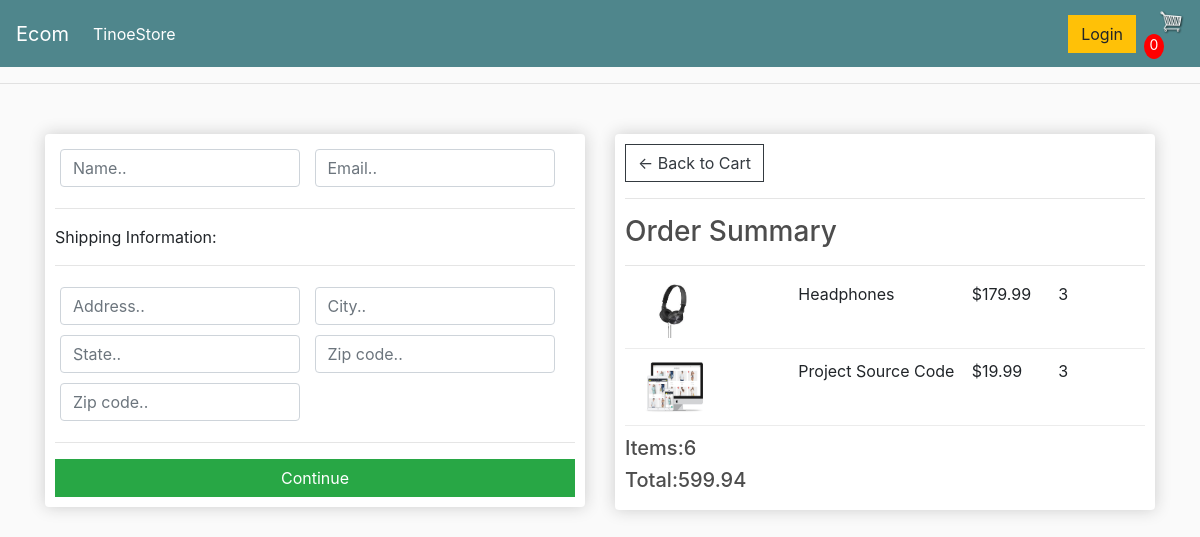
/checkout/ (signed in), run on an earlier commit of the app's database.
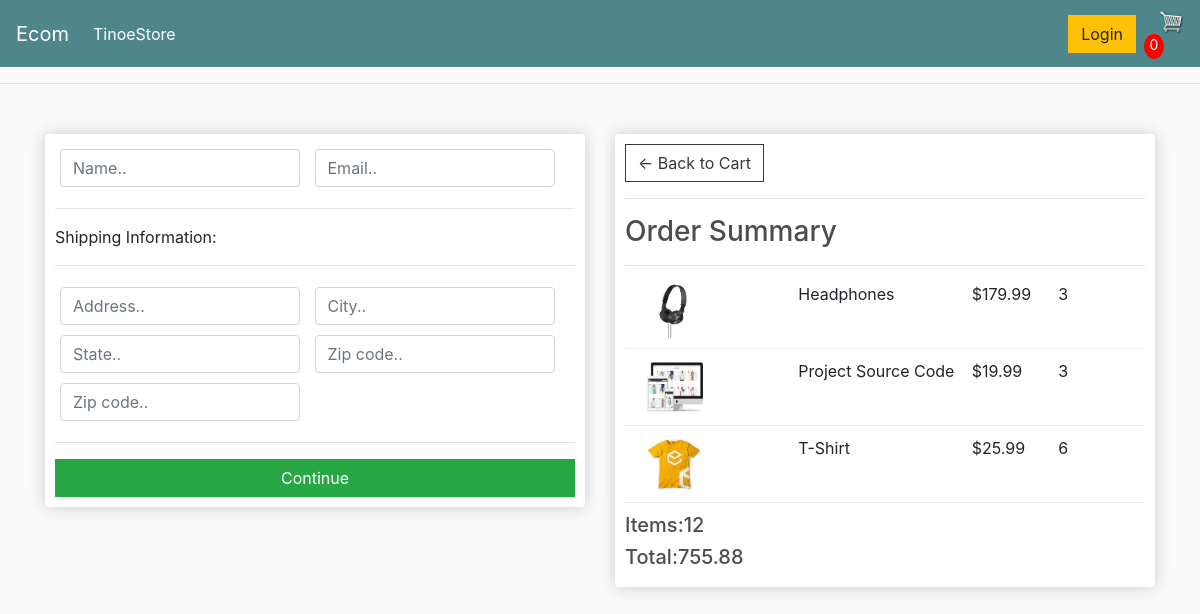
And on a later commit of the database.
### tinoe_store/models.py (models this page shows, shortened)
class OrderItem(models.Model):
	product = models.ForeignKey(Product, on_delete=models.SET_NULL, null=True)
	order = models.ForeignKey(Order, on_delete=models.SET_NULL, null=True)
	quantity = models.IntegerField(default=0, null=True, blank=True)
	date_added = models.DateTimeField(auto_now_add=True)
	@property
	def get_total(self):
		total = self.product.price * self.quantity
		return total

class Product(models.Model):
	name = models.CharField(max_length=200)
	price = models.FloatField()
	digital = models.BooleanField(default=False,null=True, blank=True)
	image = models.ImageField(null=True, blank=True)
	@property
	def imageURL(self):
		try:
			url = self.image.url
		except:
			url = ''
		return url

class Order(models.Model):
	customer = models.ForeignKey(Customer, on_delete=models.SET_NULL, null=True, blank=True)
	date_ordered = models.DateTimeField(auto_now_add=True)
	complete = models.BooleanField(default=False)
	transaction_id = models.CharField(max_length=100, null=True)
	@property
	def get_cart_total(self):
		orderitems = self.orderitem_set.all()
		total = sum([item.get_total for item in orderitems])
		return total
	@property
	def get_cart_items(self):
		orderitems = self.orderitem_set.all()
		total = sum([item.quantity for item in orderitems])
		return total

### tinoe_store/views.py (the view)
# urls.py: path('checkout/', views.checkout, name="checkout"),
def checkout(request):
    if request.user.is_authenticated:
        customer = request.user.customer
        order, created = Order.objects.get_or_create(customer=customer, complete=False)
        items = order.orderitem_set.all()
    else:
        items = []
        order = {'get_cart_total': 0, 'get_cart_items': 0 }
    context = {'items': items, 'order': order}
    return render(request, 'tinoe_store/checkout.html', context)

### tinoe_store/templates/tinoe_store/checkout.html (shortened to what this page needs)
{% extends 'tinoe_store/main.html' %}
{% load static %}
{% block content %}
     <div class="row">
		<div class="col-lg-6">
			<div class="box-element" id="form-wrapper">
				<form id="form">
					<div id="user-info">
						<div class="form-field">
							<input required class="form-control" type="text" name="name" placeholder="Name..">
						</div>
						<div class="form-field">
							<input required class="form-control" type="email" name="email" placeholder="Email..">
						</div>
					</div>
					<div id="shipping-info">
						<hr>
						<p>Shipping Information:</p>
						<hr>
						<div class="form-field">
							<input class="form-control" type="text" name="address" placeholder="Address..">
						</div>
						<div class="form-field">
							<input class="form-control" type="text" name="city" placeholder="City..">
						</div>
						<div class="form-field">
							<input class="form-control" type="text" name="state" placeholder="State..">
						</div>
						<div class="form-field">
							<input class="form-control" type="text" name="zipcode" placeholder="Zip code..">
						</div>
						<div class="form-field">
							<input class="form-control" type="text" name="country" placeholder="Zip code..">
						</div>
					</div>
					<hr>
					<input id="form-button" class="btn btn-success btn-block" type="submit" value="Continue">
				</form>
			</div>
			<br>
		</div>
		<div class="col-lg-6">
			<div class="box-element">
				<a  class="btn btn-outline-dark" href="{% url 'cart' %}">&#x2190; Back to Cart</a>
				<hr>
				<h3>Order Summary</h3>
				<hr>
				{% for item in items %}
				<div class="cart-row">
					<div style="flex:2"><img class="row-image" src="{{item.product.imageURL}}"></div>
					<div style="flex:2"><p>{{item.product.name}}</p></div>
					<div style="flex:1"><p>${{item.product.price}}</p></div>
					<div style="flex:1"><p>{{item.quantity}}</p></div>
				</div>
				{% endfor %}
				<h5>Items:{{order.get_cart_items}}</h5>
				<h5>Total:{{order.get_cart_total | floatformat:2}}</h5>
			</div>
		</div>
	</div>
{% endblock content %}

What changed in the data, as far as the page shows it:
added OrderItem: product.imageURL (picture), product.name "T-Shirt", product.price "25.99", quantity "6"
computed for Order: get_cart_items "6" → "12"; get_cart_total "599.94" → "755.88"
